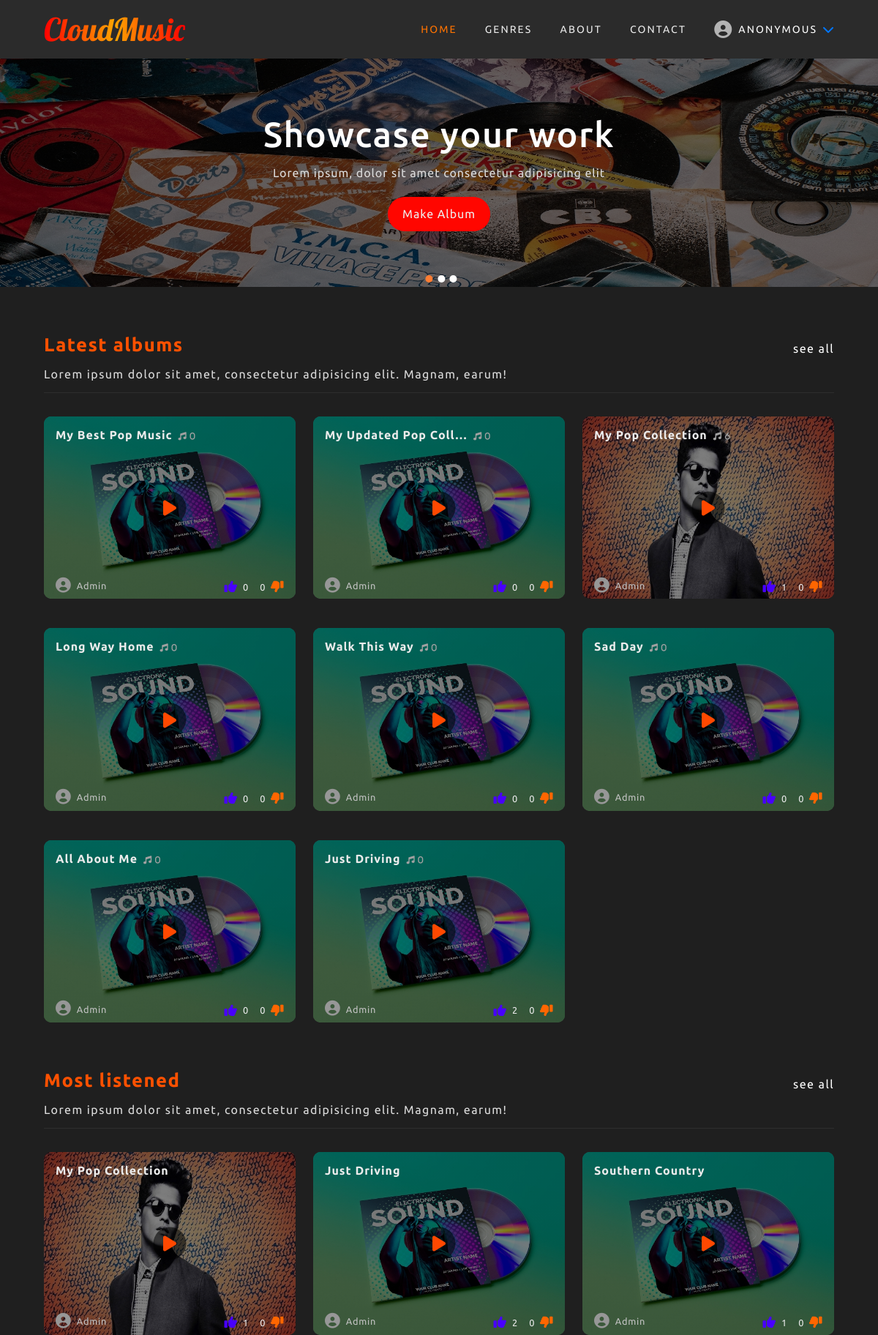
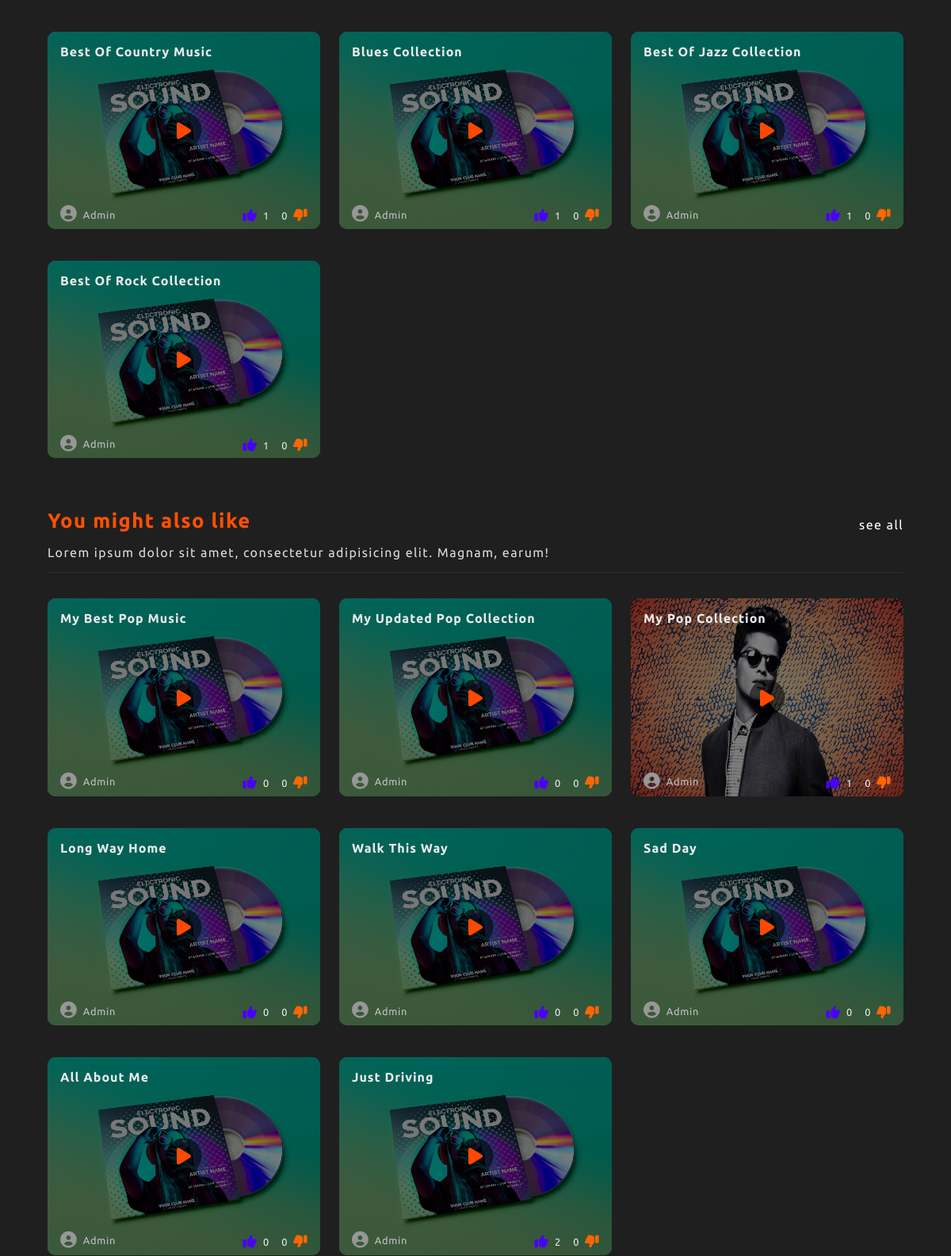
The page /home (upper part) on the database its author committed (2 pictures, top to bottom).
### music/models.py (models this page shows, shortened)
class Album(models.Model):
    user = models.ForeignKey(User, on_delete=models.CASCADE)
    title = models.CharField(max_length=50)
    choose_genre = models.ForeignKey(Genre, on_delete=models.CASCADE, null=True, blank=True)
    create_genre = models.CharField(max_length=20, null=True, blank=True)
    album_cover = models.ImageField(default="album_img/default.jpg", upload_to="album_img", blank=True)
    date_created = models.DateTimeField(default=timezone.now)
    thumbs_up = models.IntegerField(default=0)
    thumbs_down = models.IntegerField(default=0)
    class Meta:
        ordering = ["-date_created"]

### music/views.py (the view, shortened to what this page needs)
# urls.py: path("home", home, name="home"),
def home(request):
    user = request.user
    albums = Album.objects.all()
    most_listened = albums
    latest_albums = albums[0:8]
    you_might_also_like = Album.objects.all()[0:8]
    if not user.is_authenticated:
        context = {
            "latest_albums": latest_albums,
            "most_listened": most_listened,
            "you_might_also_like": you_might_also_like
        }
        return render(request, "music/home.html", context)

### users/context_processors.py (called while the page is built)
def message_form(request):
    user_message_form = MessageForm()
    return {"user_message_form": user_message_form}

### music/templates/music/home.html (shortened to what this page needs)
{% extends "music/index.html" %}
{% block content %}
    <div class="album-container">
        <h1>
            Latest albums
            <a href="{% url 'music:all-albums' 'latest albums' %}">see all</a>
            <p>Lorem ipsum dolor sit amet, consectetur adipisicing elit. Magnam, earum!</p>
        </h1>
        <div class="albums">
            {% for album in latest_albums %}
                <div class="album-wrapper">
                    <img src="{{ album.album_cover.url }}" alt="">
                    <div class="background-overlay"></div>
                    <div class="album-text-wrapper">
                        <h2 title="{{ album.title }}">{{ album.title|truncatechars:20 }}<i class="fa-solid fa-music"> {{album.song_set.count}}</i></h2>
                        <div class="flex-box">
                            <div class="album-author">
                                <i class="fas fa-user-circle"></i>
                                <p>{{ album.user.username }}</p>
                            </div>
                            <div class="thumbs-up-down">
                                <a id="prevent-default" class="thumbs-up" href="#">
                                    <i class="fas fa-thumbs-up"></i>
                                    <p>{{ album.thumbs_up }}</p>
                                </a>
                                <a id="prevent-default" class="thumbs-down" href="#">
                                    <p>{{ album.thumbs_down }}</p>
                                    <i class="fas fa-thumbs-down fa-flip-horizontal"></i>
                                </a>
                            </div>
                        </div>
                    </div>
                    <a class="play-btn" href="{% url 'music:play-album' album.pk %}"><i class="fa-solid fa-play"></i></a>
                </div>
            {% endfor %}
        </div>
    </div>
    <div class="album-container">
        <h1>Most listened
            <a href="{% url 'music:all-albums' 'most listened' %}">see all</a>
            <p>Lorem ipsum dolor sit amet, consectetur adipisicing elit. Magnam, earum!</p>
        </h1>
        <div class="albums">
            {% for album in most_listened %}
                {% if album.thumbs_up > 0 %}
                    <div class="album-wrapper">
                        <img src="{{ album.album_cover.url }}" alt="">
                        <div class="background-overlay"></div>
                        <div class="album-text-wrapper">
                            <h2>{{ album.title }}</h2>
                            <div class="flex-box">
                                <div class="album-author">
                                    <i class="fas fa-user-circle"></i>
                                    <p>{{ album.user.username }}</p>
                                </div>
                                <div class="thumbs-up-down">
                                    <a id="prevent-default" class="thumbs-up" href="#">
                                        <i class="fas fa-thumbs-up"></i>
                                        <p>{{ album.thumbs_up }}</p>
                                    </a>
                                    <a id="prevent-default" class="thumbs-down" href="#">
                                        <p>{{ album.thumbs_down }}</p>
                                        <i class="fas fa-thumbs-down fa-flip-horizontal"></i>
                                    </a>
                                </div>
                            </div>
                        </div>
                        <a class="play-btn" href="{% url 'music:play-album' album.pk %}"><i class="fa-solid fa-play"></i></a>
                    </div>
                {% endif %}
            {% endfor %}
        </div>
    </div>
    <div class="album-container">
        <h1>You might also like
            <a href="{% url 'music:all-albums' 'you might also like' %}">see all</a>
            <p>Lorem ipsum dolor sit amet, consectetur adipisicing elit. Magnam, earum!</p>
        </h1>
        <div class="albums">
            {% for album in you_might_also_like %}
                <div class="album-wrapper">
                    <img src="{{ album.album_cover.url }}" alt="">
                    <div class="background-overlay"></div>
                    <div class="album-text-wrapper">
                        <h2>{{ album.title }}</h2>
                        <div class="flex-box">
                            <div class="album-author">
                                <i class="fas fa-user-circle"></i>
                                <p>{{ album.user.username }}</p>
                            </div>
                            <div class="thumbs-up-down">
                                <a id="prevent-default" class="thumbs-up" href="#">
                                    <i class="fas fa-thumbs-up"></i>
                                    <p>{{ album.thumbs_up }}</p>
                                </a>
                                <a id="prevent-default" class="thumbs-down" href="#">
                                    <p>{{ album.thumbs_down }}</p>
                                    <i class="fas fa-thumbs-down fa-flip-horizontal"></i>
                                </a>
                            </div>
                        </div>
                    </div>
                    <a class="play-btn" href="{% url 'music:play-album' album.pk %}"><i class="fa-solid fa-play"></i></a>
                </div>
            {% endfor %}
        </div>
    </div>
{% endblock content %}

### music/static/music/style.css (style rules this page uses)
html, body { width: auto!important; overflow-x: hidden!important; height: auto !important; scroll-behavior: smooth; }
body { font-family: 'Ubuntu', sans-serif; scroll-behavior: smooth; height: 100%; overflow: hidden; -webkit-tap-highlight-color: transparent; }
input, textarea, button, select, a { -webkit-tap-highlight-color: rgba(0,0,0,0); }
a { text-decoration: none; display: inline-block; }
.album-container { width: 90vw; margin: 0 auto; padding-top: 3rem; }
.album-container:last-child { padding-bottom: 4rem; }
.albums { display: flex; flex-direction: column; }
.album-container > h1 { letter-spacing: 0.09rem; display: flex; align-items: flex-end; justify-content: space-between; flex-wrap: wrap; font-size: 1.6rem; color: rgb(255, 81, 0); padding-bottom: 1rem; padding-top: 1rem; border-bottom: 1px solid rgb(46, 46, 46); }
.album-container > h1 > a { font-size: 16px; color: rgb(255, 255, 255); letter-spacing: 0.09rem; font-weight: 400; border-bottom: 1px solid transparent; transition: border-bottom 0.15px linear; }
.album-container > h1 > p { flex: 0 0 100%; font-size: 16px; padding-top: 1rem; letter-spacing: 0.09rem; color: rgb(221, 221, 221); font-weight: 400; }
.album-wrapper { margin-bottom: 1rem; margin-top: 1rem; position: relative; border-radius: 10px; transition: transform 0.25s linear; }
.album-wrapper > img { display: block; width: 100%; height: auto; border-radius: 10px; }
.background-overlay { position: absolute; background: linear-gradient(to top,rgb(0, 0, 0, 0.5), rgba(0, 0, 0, 0.5), rgba(0, 0, 0, 0.5)); top: 0; left: 0; width: 100%; height: 100%; border-radius: 10px; }
.album-text-wrapper { position: absolute; width: 100%; height: 100%; z-index: 2; top: 0; left: 0; padding: 1rem; border-radius: 10px; }
.album-text-wrapper > h2 { color: rgb(235, 235, 235); text-transform: capitalize; font-size: 1rem; letter-spacing: 0.06rem; }
.album-text-wrapper > h2 > i { font-size: 0.7rem; color: rgb(161, 161, 161); margin-left: 0.5rem; }
.flex-box { display: flex; align-items: flex-end; justify-content: space-between; position: absolute; bottom: 0; left: 0; z-index: 3; width: 100%; padding: 0 1rem 0.5rem 1rem; border-bottom-left-radius: 10px; border-bottom-right-radius: 10px; }
.album-author { display: flex; align-items: center; font-size: 0.8rem; }
.flex-box > .album-author > i { color: rgb(151, 151, 151); font-size: 1.3rem; }
.flex-box > .album-author > p { color: rgb(196, 196, 196); text-transform: capitalize; padding-left: 0.5rem; letter-spacing: 0.05rem; }
.thumbs-up-down { display: flex; align-items: center; }
.thumbs-down, .thumbs-up { display: flex; align-items: center; color: rgb(235, 235, 235); font-size: 0.8rem; }
.thumbs-up > i { padding-right: 0.5rem; }
.thumbs-up > i { color: rgb(72, 0, 255); font-size: 1.1rem; }
.thumbs-down > p { padding-left: 1rem; padding-right: 0.5rem; }
.thumbs-down > i { color: rgb(255, 102, 0); font-size: 1.1rem; }
.play-btn { background: rgba(0, 0, 0, 0.55); font-size: 1.5rem; border-radius: 50%; color: rgb(255, 72, 0) !important; cursor: pointer; position: absolute; top: 50%; left: 50%; z-index: 4; transform: translate(-50%, -50%); display: flex; align-items: center; justify-content: center; width: 45px; height: 45px; }
#prevent-default { cursor: inherit; }
@media screen and (min-width:700px) { .album-container > h1 { margin-bottom: 1rem; } }
@media screen and (min-width:700px) { .albums { display: grid; grid-template-columns: 1fr 1fr; column-gap: 1.5rem; row-gap: 1.5rem; } }
@media screen and (min-width:700px) { .album-wrapper { margin-bottom: 0; } }
@media screen and (min-width:1000px) { .albums { grid-template-columns: 1fr 1fr 1fr; } }

### rows shown on the page
Album: album_cover (placeholder picture), title "My Best Pop Music", song_set.count "0", user.username "Admin", thumbs_up "0", thumbs_down "0"
Album: album_cover (placeholder picture), title "My Updated Pop Coll…", song_set.count "0", user.username "Admin", thumbs_up "0", thumbs_down "0", title "My Updated Pop Collection"
Album: album_cover (picture), title "My Pop Collection", song_set.count "6", user.username "Admin", thumbs_up "1", thumbs_down "0"
Album: album_cover (placeholder picture), title "Long Way Home", song_set.count "0", user.username "Admin", thumbs_up "0", thumbs_down "0"
Album: album_cover (placeholder picture), title "Walk This Way", song_set.count "0", user.username "Admin", thumbs_up "0", thumbs_down "0"
Album: album_cover (placeholder picture), title "Sad Day", song_set.count "0", user.username "Admin", thumbs_up "0", thumbs_down "0"
Album: album_cover (placeholder picture), title "All About Me", song_set.count "0", user.username "Admin", thumbs_up "0", thumbs_down "0"
Album: album_cover (placeholder picture), title "Just Driving", song_set.count "0", user.username "Admin", thumbs_up "2", thumbs_down "0"
Album: album_cover (placeholder picture), title "Southern Country", user.username "Admin", thumbs_up "1", thumbs_down "0"
Album: album_cover (placeholder picture), title "Best Of Country Music", user.username "Admin", thumbs_up "1", thumbs_down "0"
Album: album_cover (placeholder picture), title "Blues Collection", user.username "Admin", thumbs_up "1", thumbs_down "0"
Album: album_cover (placeholder picture), title "Best Of Jazz Collection", user.username "Admin", thumbs_up "1", thumbs_down "0"
Album: album_cover (placeholder picture), title "Best Of Rock Collection", user.username "Admin", thumbs_up "1", thumbs_down "0"
